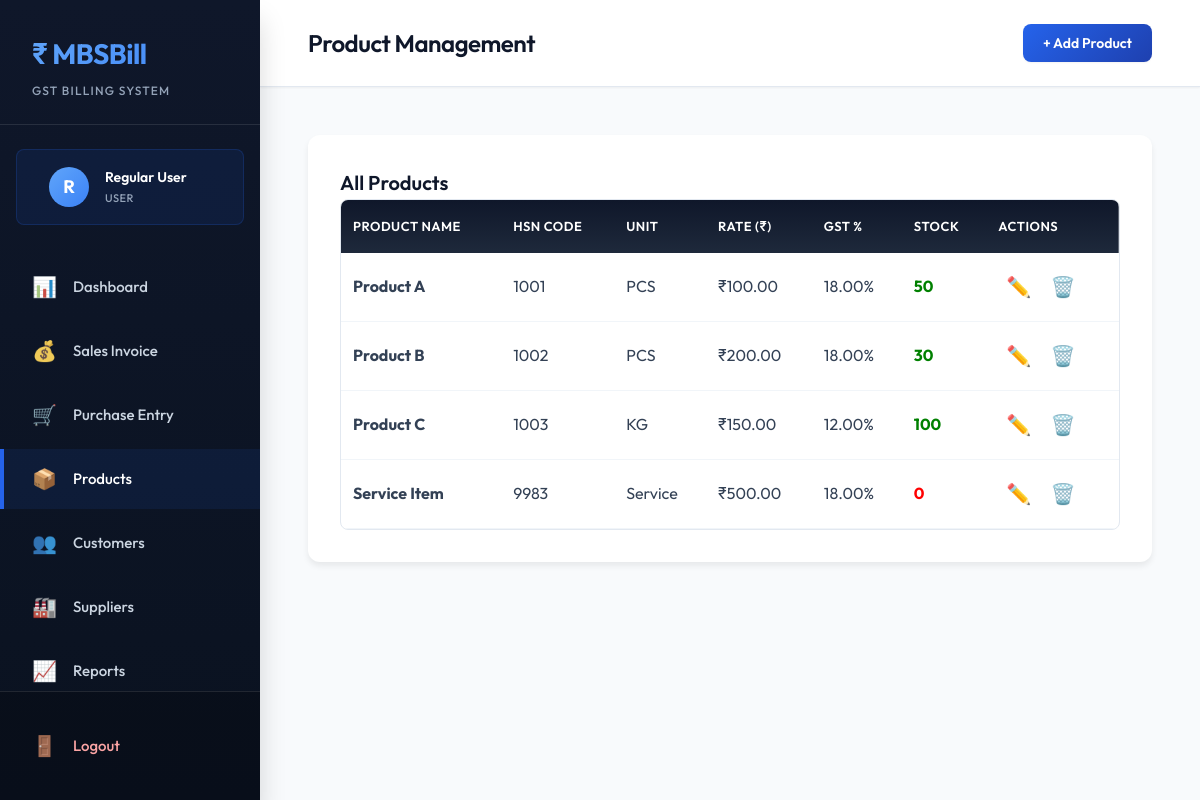
The page /products.php (signed in) on the database its author committed.
### tables this page shows
CREATE TABLE IF NOT EXISTS products (
    id INT PRIMARY KEY AUTO_INCREMENT,
    product_name VARCHAR(255) NOT NULL,
    hsn_code VARCHAR(50),
    unit VARCHAR(50) DEFAULT 'PCS',
    rate DECIMAL(10,2) DEFAULT 0.00,
    gst_rate DECIMAL(5,2) DEFAULT 18.00,
    stock_quantity INT DEFAULT 0,
    created_at TIMESTAMP DEFAULT CURRENT_TIMESTAMP,
    updated_at TIMESTAMP DEFAULT CURRENT_TIMESTAMP ON UPDATE CURRENT_TIMESTAMP
);

### database.php (called while the page is built, shortened)
<?php
class Database {
    private $host = DB_HOST;
    private $user = DB_USER;
    private $pass = DB_PASS;
    private $dbname = DB_NAME;
    private $conn;
    private function connect() {
        $this->conn = null;
        try {
            $this->conn = new PDO(
                "mysql:host=" . $this->host . ";dbname=" . $this->dbname,
                $this->user,
                $this->pass,
                array(PDO::ATTR_ERRMODE => PDO::ERRMODE_EXCEPTION)
            );
            $this->conn->setAttribute(PDO::ATTR_DEFAULT_FETCH_MODE, PDO::FETCH_ASSOC);
        } catch(PDOException $e) {
            $this->error = $e->getMessage();
            die("Connection failed: " . $this->error);
        }
    }
    public function query($sql, $params = []) {
        try {
            $stmt = $this->conn->prepare($sql);
            $stmt->execute($params);
            return $stmt;
        } catch(PDOException $e) {
            throw new Exception($e->getMessage());
        }
    }
    public function fetchAll($sql, $params = []) {
        $stmt = $this->query($sql, $params);
        return $stmt->fetchAll();
    }
}
?>

### products.php (the view, shortened to what this page needs)
<?php
require_once 'database.php';
$db = new Database();
$products = $db->fetchAll("SELECT * FROM products ORDER BY product_name");
?>
<!DOCTYPE html>
<html lang="en">
<head>
    <link rel="stylesheet" href="style.css">
</head>
<body>
    <div class="app-container">
        <?php include 'sidebar.php'; ?>
        <main class="main-content">
            <header class="top-bar">
                <h2 class="page-title">Product Management</h2>
                <button class="btn btn-primary" onclick="document.getElementById('addModal').style.display='block'">+ Add Product</button>
            </header>
            <div class="content-wrapper">
                <div class="table-section">
                    <h3 class="section-title">All Products</h3>
                    <div class="table-container">
                        <table class="data-table">
                            <thead>
                                <tr>
                                    <th>Product Name</th>
                                    <th>HSN Code</th>
                                    <th>Unit</th>
                                    <th>Rate (₹)</th>
                                    <th>GST %</th>
                                    <th>Stock</th>
                                    <th>Actions</th>
                                </tr>
                            </thead>
                            <tbody>
                                <?php foreach($products as $product): ?>
                                <tr>
                                    <td><strong><?php echo htmlspecialchars($product['product_name']); ?></strong></td>
                                    <td><?php echo htmlspecialchars($product['hsn_code']); ?></td>
                                    <td><?php echo htmlspecialchars($product['unit']); ?></td>
                                    <td>₹<?php echo number_format($product['rate'], 2); ?></td>
                                    <td><?php echo $product['gst_rate']; ?>%</td>
                                    <td><span style="color: <?php echo $product['stock_quantity'] < 10 ? 'red' : 'green'; ?>; font-weight: bold;"><?php echo $product['stock_quantity']; ?></span></td>
                                    <td>
                                        <button class="btn-icon" onclick='editProduct(<?php echo json_encode($product); ?>)' title="Edit">✏️</button>
                                        <form method="POST" style="display: inline;" onsubmit="return confirm('Delete this product?');">
                                            <button type="submit" class="btn-icon" title="Delete">🗑️</button>
                                        </form>
                                    </td>
                                </tr>
                                <?php endforeach; ?>
                            </tbody>
                        </table>
                    </div>
                </div>
            </div>
        </main>
    </div>
</body>
</html>

### style.css (style rules this page uses)
:root { --primary: #2563eb; --primary-dark: #1e40af; --primary-light: #60a5fa; --secondary: #64748b; --success: #10b981; --warning: #f59e0b; --danger: #ef4444; --gray-50: #f8fafc; --gray-100: #f1f5f9; --gray-200: #e2e8f0; --gray-300: #cbd5e1; --gray-400: #94a3b8; --gray-500: #64748b; --gray-600: #475569; --gray-700: #334155; --gray-800: #1e293b; --gray-900: #0f172a; --font-primary: 'Outfit', -apple-system, BlinkMacSystemFont, sans-serif; --font-mono: 'JetBrains Mono', 'Courier New', monospace; --spacing-xs: 0.25rem; --spacing-sm: 0.5rem; --spacing-md: 1rem; --spacing-lg: 1.5rem; --spacing-xl: 2rem; --spacing-2xl: 3rem; --shadow-sm: 0 1px 2px rgba(0, 0, 0, 0.05); --shadow-md: 0 4px 6px rgba(0, 0, 0, 0.07); --shadow-lg: 0 10px 15px rgba(0, 0, 0, 0.1); --shadow-xl: 0 20px 25px rgba(0, 0, 0, 0.15); --radius-sm: 4px; --radius-md: 8px; --radius-lg: 12px; --radius-xl: 16px; }
* { margin: 0; padding: 0; box-sizing: border-box; }
body { font-family: var(--font-primary); background: var(--gray-50); color: var(--gray-800); line-height: 1.6; overflow-x: hidden; }
.app-container { display: flex; min-height: 100vh; }
.main-content { flex: 1; margin-left: 260px; min-height: 100vh; }
.top-bar { background: white; padding: var(--spacing-lg) var(--spacing-2xl); border-bottom: 1px solid var(--gray-200); display: flex; justify-content: space-between; align-items: center; position: sticky; top: 0; z-index: 50; box-shadow: var(--shadow-sm); }
.page-title { font-size: 24px; font-weight: 600; color: var(--gray-900); letter-spacing: -0.5px; }
.content-wrapper { padding: var(--spacing-2xl); max-width: 1400px; }
.table-section { background: white; border-radius: var(--radius-lg); padding: var(--spacing-xl); box-shadow: var(--shadow-md); margin-bottom: var(--spacing-xl); }
.section-title { font-size: 20px; font-weight: 600; color: var(--gray-900); }
.table-container { overflow-x: auto; border-radius: var(--radius-md); border: 1px solid var(--gray-200); }
.data-table, .items-table { width: 100%; border-collapse: collapse; }
.data-table thead, .items-table thead { background: linear-gradient(180deg, var(--gray-900) 0%, var(--gray-800) 100%); color: white; }
.data-table th, .items-table th { padding: 16px 12px; text-align: left; font-weight: 600; font-size: 13px; text-transform: uppercase; letter-spacing: 0.5px; }
.data-table td, .items-table td { padding: 14px 12px; border-bottom: 1px solid var(--gray-100); color: var(--gray-700); }
.btn { padding: 10px 20px; border: none; border-radius: var(--radius-md); font-family: var(--font-primary); font-weight: 600; font-size: 14px; cursor: pointer; transition: all 0.3s ease; text-decoration: none; display: inline-flex; align-items: center; gap: 8px; box-shadow: var(--shadow-sm); }
.btn-primary { background: linear-gradient(135deg, var(--primary) 0%, var(--primary-dark) 100%); color: white; }
.btn-icon { background: none; border: none; font-size: 20px; cursor: pointer; padding: 8px; border-radius: var(--radius-sm); transition: all 0.3s ease; }
.stat-card, .table-section, .invoice-form { animation: slideIn 0.5s ease-out; }

### rows shown on the page
products: product_name "Product A", hsn_code "1001", unit "PCS", rate "100.00", gst_rate "18.00", stock_quantity "50"
products: product_name "Product B", hsn_code "1002", unit "PCS", rate "200.00", gst_rate "18.00", stock_quantity "30"
products: product_name "Product C", hsn_code "1003", unit "KG", rate "150.00", gst_rate "12.00", stock_quantity "100"
products: product_name "Service Item", hsn_code "9983", unit "Service", rate "500.00", gst_rate "18.00", stock_quantity "0"

### other values the page prints
substr($_SESSION['full_name'] ?? 'U', 0, 1) "R"
$_SESSION['full_name'] "Regular User"
$_SESSION['role'] "USER"
